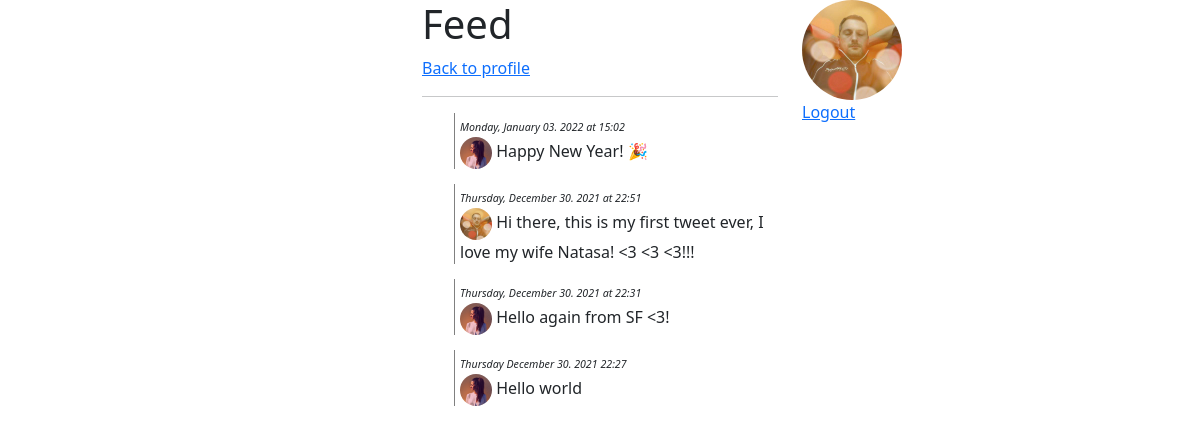
The app's page /feed (signed in) with its own data.
### tables this page shows
CREATE TABLE tweets (
id integer primary key autoincrement,
user_id integer not null,
tweet text not null,
create_on text not null);

### app.py (the view)
@app.route("/feed")
def feed():
    if not 'id' in session:
        return redirect("/")
    tweets = db.get_latest_tweets()
    return render_template("feed.html", tweets=tweets)

### db.py (called while the page is built)
def connect():
    connection = None
    try:
        connection = sqlite3.connect("tweets.db")
    except sqlite3.Error as e:
        print(e)
        exit(0)
    return connection

def query(sql):
    conn = connect()
    cursor = conn.cursor()
    cursor.execute(sql)
    return cursor.fetchall()

def get_latest_tweets():
    sql = f"""
        SELECT tweet, create_on, user_id
        FROM tweets
        ORDER BY id DESC
        LIMIT 10
    """
    result = query(sql)
    return result

### templates/feed.html (shortened to what this page needs)
<!DOCTYPE html>
<html lang="en">
<head>
    <link href="https://cdn.jsdelivr.net/npm/bootstrap@5.1.3/dist/css/bootstrap.min.css" rel="stylesheet">
    <link href="/static/style.css" rel="stylesheet">
</head>
<body>
    <div class="container">
        <div class="row">
            <div class="col"></div>
            <div class="col">
                <h1>Feed</h1>
                <a href="/profile">Back to profile</a>
                <hr> {% if tweets|count == 0 %}
                No tweets to show
                {% else %}
                <ul>
                    {% for tweet in tweets %}
                    <li>
                        <div><i class="create_on">{{tweet[1]}}</i></div>
                        <a href="/user_profile/{{tweet[2]}}"><img src="/static/profile-pics/{{tweet[2]}}.jpg" width="32px" height="32px" class="rounded-circle"></a>
                        {{tweet[0]}}
                    </li>
                    {% endfor %}
                </ul>
                {% endif %}
            </div>
            <div class="col">
                <img src="/static/profile-pics/{{session['id']}}.jpg" width="100px" height="100px" class="rounded-circle">
                <br> <a href="/logout">Logout</a>
            </div>
        </div>
    </div>
</body>
</html>

### static/style.css (style rules this page uses)
.create_on { font-size: 8pt; font-width: bold; }
li { list-style: none; border-left: 1px solid grey; padding-left: 5px; margin-left: 0px; margin-bottom: 15px; }

### records on screen
tweets: create_on "Monday, January 03. 2022 at 15:02", tweet "Happy New Year! 🎉"
tweets: create_on "Thursday, December 30. 2021 at 22:51", shows a picture, tweet "Hi there, this is my first tweet ever, I love my wife Natasa! <3 <3 <3!!!"
tweets: create_on "Thursday, December 30. 2021 at 22:31", tweet "Hello again from SF <3!"
tweets: create_on "Thursday December 30. 2021 22:27", tweet "Hello world"
